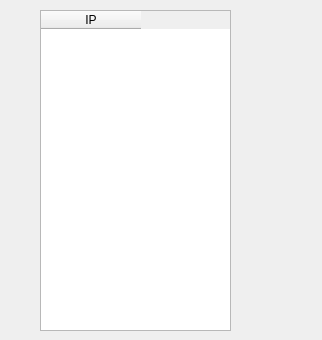
<?xml version="1.0" encoding="UTF-8"?>
<ui version="4.0">
 <class>scan_ip</class>
 <widget class="QWidget" name="scan_ip">
  <property name="geometry">
   <rect>
    <x>0</x>
    <y>0</y>
    <width>322</width>
    <height>340</height>
   </rect>
  </property>
  <property name="windowTitle">
   <string>在线基站</string>
  </property>
  <widget class="QTableWidget" name="tableWidget">
   <property name="geometry">
    <rect>
     <x>40</x>
     <y>10</y>
     <width>191</width>
     <height>321</height>
    </rect>
   </property>
   <column>
    <property name="text">
     <string>IP</string>
    </property>
   </column>
  </widget>
 </widget>
 <resources/>
 <connections/>
</ui>
